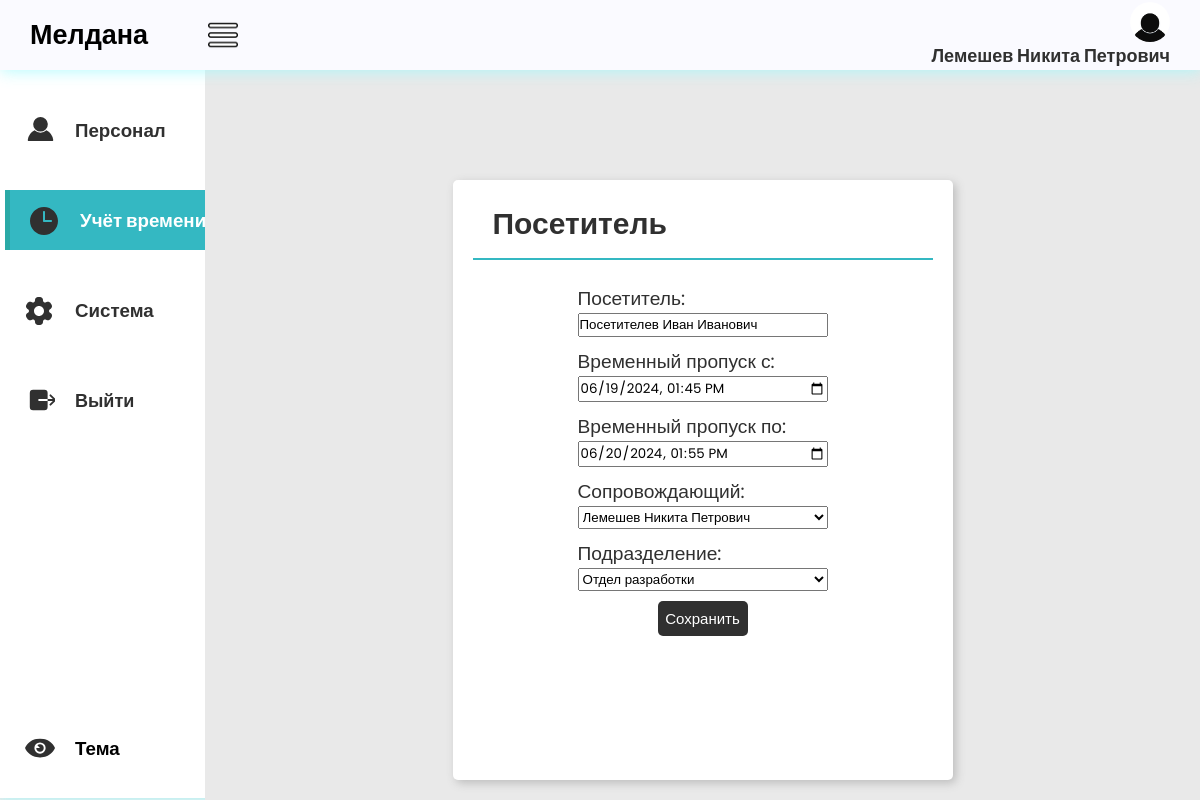
Page /visitor/5618ecc0-34ba-4a5a-8873-f594b8f8cca6/ (signed in) on the committed database.
### main/models.py (models this page shows, shortened)
class Staff(AbstractBaseUser, PermissionsMixin):
    id = models.UUIDField(primary_key=True, editable=False, default=uuid.uuid4)
    fio = models.CharField(max_length=150, verbose_name='ФИО')
    email = models.EmailField(max_length=254, unique=True, verbose_name='E-mail')
    phone_number = models.CharField(max_length=12, unique=True, null=True, blank=True, verbose_name='Номер телефона')
    dob = models.DateField(null=True, blank=True, verbose_name='Дата рождения')
    employee_slug = models.SlugField(max_length=150, unique=True, blank=True, null=True, verbose_name='URL')
    date_join = models.DateTimeField(verbose_name='Дата регистрации', auto_now_add=True)
    last_login = models.DateTimeField(verbose_name='Дата последнего входа', auto_now=True)
    is_admin = models.BooleanField(default=False)
    is_staff = models.BooleanField(default=True)
    is_superuser = models.BooleanField(default=False)
    image = models.ImageField(upload_to='personal_photo', null=True, blank=True, verbose_name='Фотография')
    division = models.ForeignKey(Divisions, on_delete=models.SET_NULL, null=True, blank=True, verbose_name='Подразделение')
    time = models.ForeignKey(WorkSchedule, on_delete=models.SET_NULL, null=True, blank=True, verbose_name='Тип графика')
    post = models.ForeignKey(Posts, on_delete=models.SET_NULL, null=True, blank=True, verbose_name='Должность')
    pattern = models.ForeignKey(Patterns, on_delete=models.SET_NULL, null=True, blank=True, verbose_name='Шаблон доступа')
    objects = CustomUserManager()
    USERNAME_FIELD = 'email'
    REQUIRED_FIELDS = ['fio']
    class Meta:
        verbose_name = 'Персонал'
        verbose_name_plural = 'Сотрудники'
    def __str__(self):
        return self.fio

class Visiting(models.Model):
    id = models.UUIDField(primary_key=True, editable=False, default=uuid.uuid4)
    visitor = models.CharField(max_length=150, verbose_name='Посетитель')
    start_date = models.DateTimeField(blank=True, null=True, verbose_name='Временный пропуск с:')
    end_date = models.DateTimeField(blank=True, null=True, verbose_name='Временный пропуск по:')
    visitor_slug = models.SlugField(max_length=150, unique=True, blank=True, null=True, verbose_name='URL')
    maintainer = models.ForeignKey(Staff, on_delete=models.SET_NULL, null=True,
                                   blank=True,
                                   verbose_name='Сопровождающий')
    division = models.ForeignKey(Divisions, on_delete=models.SET_NULL, default='Отдел логистики', null=True,
                                 blank=True,
                                 verbose_name='Подразделение')
    class Meta:
        verbose_name = 'Посетителя'
        verbose_name_plural = 'Посещения'

class Divisions(models.Model):
    DIVISIONS = [
        ('Руководство', 'Руководство'),
        ('Отдел разработки', 'Отдел разработки'),
        ('Отдел бухгалтерии', 'Отдел бухгалтерии'),
        ('Отдел экономики', 'Отдел экономики'),
    ]
    id = models.UUIDField(primary_key=True, editable=False, default=uuid.uuid4)
    division = models.CharField(max_length=75, choices=DIVISIONS, default="ГД", verbose_name='Подразделение')
    division_number = models.CharField(max_length=12, blank=True, null=True, verbose_name='Подразделение - телефон')
    division_description = models.CharField(max_length=100, blank=True, null=True,
                                            verbose_name='Описание подразделения')
    division_slug = models.SlugField(max_length=150, unique=True, blank=True, null=True, verbose_name='URL')
    class Meta:
        verbose_name = 'Подразделение'
        verbose_name_plural = 'Подразделения'
    def __str__(self):
        return self.division

### main/views.py (the view)
# urls.py: path('visitor/<slug:visitor_slug>/', views.visitor_detail, name='visitor_detail'),
@user_passes_test(superuser_check, login_url='/404')
def visitor_detail(request, visitor_slug):
    visitor = get_object_or_404(Visiting, visitor_slug=visitor_slug)
    if request.method == 'POST':
        form = VisitForm(request.POST, instance=visitor)
        if form.is_valid():
            form.save()
            return redirect('main:visitor_detail', visitor_slug=visitor.visitor_slug)
    else:
        form = VisitForm(instance=visitor)
    context = {
        'form': form,
        'visitor': visitor,
    }
    return render(request, 'acms_page/visitor/visitor_detail.html', context)

### main/forms.py (shortened to what this page needs)
class VisitForm(forms.ModelForm):
    class Meta:
        model = Visiting
        fields = ['visitor', 'start_date', 'end_date', 'maintainer', 'division']
        widgets = {
            'start_date': DateTimeInput(attrs={'type': 'datetime-local'}, format='%Y-%m-%dT%H:%M'),
            'end_date': DateTimeInput(attrs={'type': 'datetime-local'}, format='%Y-%m-%dT%H:%M'),
        }
    def __init__(self, *args, **kwargs):
        super(VisitForm, self).__init__(*args, **kwargs)
        self.fields['start_date'].input_formats = ('%Y-%m-%dT%H:%M',)
        self.fields['end_date'].input_formats = ('%Y-%m-%dT%H:%M',)

### main/views.py (called while the page is built)
def superuser_check(user):
    return user.is_superuser

### templates/acms_page/visitor/visitor_detail.html (shortened to what this page needs)
{% extends "acms_page/base.html" %}
{% load static %}
{% block nav1 %}"nav-option option2"{% endblock %}
{% block nav2 %}"nav-option option1"{% endblock %}
{% block nav4 %}"nav-option option4"{% endblock %}
{% block main %}
    <div class="main">
        <div class="report-container">
            <div class="report-header">
                <h1 class="recent-Articles">Посетитель</h1>
            </div>
            <div class="report-body">
                <form class="form-1"  method="post">
                    {{ form.as_p }}
                    <button class="view" type="submit">Сохранить</button>
                </form>
            </div>
        </div>
    </div>
{% endblock %}

### templates/acms_page/base.html (shortened to what this page needs)
{% load static %}
<!DOCTYPE html>
<html lang="en">
<head>
    <link rel="stylesheet"
          href="{% static 'css/style.css'%}">
    <link rel="stylesheet"
          href="{% static 'css/responsive.css'%}">
</head>
<body class="light-theme">
    <header>
        <div class="logosec">
            <div class="logo">Мелдана</div>
            <img src="{% static 'img/menu.png' %}"
                class="icn menuicn"
                id="menuicn"
                alt="menu-icon">
        </div>
        <a href="{% url 'main:user_info' %}">
            <div class="message">
                <div class="dp">
                    {% if user.is_authenticated %}
                         <img src= "{{ user.image.url }}"
                              class="dpicn"
                              alt="dp">
                    {% endif %}
                  </div>
                {% if user.is_authenticated %}
                    <h3 class="re">{{ user.fio }}</h3>
                {% endif %}
            </div>
        </a>
    </header>
    <div class="main-container">
        <div class="navcontainer">
            <nav class="nav">
                <div class="nav-upper-options">
                    <a href="{% url 'main:acms_personal' %}">
                    <div class={% block nav1%}{% endblock %}>
                        <h3> Персонал</h3>
                    </div>
                    </a>
                    <a href="{% url 'main:acms_clock' %}">
                    <div class={% block nav2%}{% endblock %} id="clock">
                        <h3>Учёт времени</h3>
                    </div>
                    </a>
                    <a href="{% url 'main:acms_settings' %}">
                    <div class={% block nav4%}{% endblock %}>
                        <h3>Система</h3>
                    </div>
                    </a>
                        <form action="{% url 'main:logout' %}" method="post">
                            <button id='tre' class='nav-option1' type="submit"><h3 class="re">Выйти</h3></button>
                        </form>
                </div>
                <div class="nav-option" id="themeToggle">
                    <h3>Тема</h3>
                </div>
            </nav>
        </div>
        {% block main %}
        {% endblock %}
    </div>
</body>
</html>

### static/css/style.css (style rules this page uses)
* { margin: 0; padding: 0; box-sizing: border-box; font-family: "Poppins", sans-serif; }
body { background-color: var(--background-color4); max-width: 100%; overflow-x: hidden; }
body.light-theme { --background-color1: #fafaff; --background-color2: #ffffff; --background-color3: #cccccc6e; --background-color4: #cccccc6e; --primary-color: #303030; --secondary-color: rgb(52, 184, 194); --Border-color: rgb(52, 184, 194); --one-use-color: #31b8bd; --two-use-color: #30cbc9; --a-color: #303030; --reportcontainer-color: #ffffff; --reportartic-color: #303030; --view-color: #ffffff; --reportcontainershadow-color: rgb(188, 188, 188); --navhover-color1: #6fa19f; --navhover-color2: #9cd3d8; }
header { height: 70px; width: 100vw; padding: 0 30px; background-color: var(--background-color1); position: fixed; z-index: 100; box-shadow: 1px 1px 15px rgba(161, 250, 253, 0.825); display: flex; justify-content: space-between; align-items: center; }
.logo { font-size: 27px; font-weight: 600; color: var(--logo-color); }
.icn { height: 30px; }
.menuicn { cursor: pointer; }
.searchbar, .message, .logosec { display: flex; align-items: center; justify-content: center; }
.logosec { gap: 60px; }
.message { gap: 0px; position: relative; cursor: pointer; display: flex; flex-direction: column; align-items: flex-end; }
.dp { height: 40px; width: 40px; background-color: #626262; border-radius: 50%; display: flex; align-items: center; justify-content: center; overflow: hidden; }
.main-container { display: flex; width: 100vw; position: relative; top: 70px; z-index: 1; }
.dpicn { height: 42px; }
a { text-decoration: none; color: var(--a-color); }
.main { height: calc(100vh - 70px); width: 100%; overflow-y: scroll; overflow-x: hidden; padding: 40px 30px 30px 30px; }
.nav { min-height: 91vh; width: 250px; background-color: var(--background-color2); position: absolute; top: 0px; left: 00; box-shadow: 1px 1px 10px rgba(161, 250, 253, 0.825); display: flex; flex-direction: column; justify-content: space-between; align-items: center; overflow: hidden; padding: 30px 0 20px 10px; }
.navcontainer { height: calc(100vh - 70px); width: 250px; position: relative; overflow-y: scroll; overflow-x: hidden; transition: all 0.5s ease-in-out; }
.nav-option { width: 250px; height: 60px; display: flex; align-items: center; padding: 0 30px 0 20px; gap: 20px; transition: all 0.1s ease-in-out; }
svg { fill: var(--primary-color); }
.nav-upper-options { display: flex; flex-direction: column; align-items: center; gap: 30px; }
.option1 { border-left: 5px solid #27a29aaf; background-color: var(--Border-color); color: white; cursor: pointer; }
.report-container { min-height: 300px; max-width: 1500px; margin: 70px auto 0px auto; background-color: var(--reportcontainer-color); border-radius: 5px; box-shadow: 3px 3px 10px var(--reportcontainershadow-color); padding: 0px 20px 20px 20px; }
.report-header { height: 80px; width: 100%; display: flex; align-items: center; justify-content: space-between; padding: 20px 20px 10px 20px; border-bottom: 2px solid rgb(52, 184, 194); }
.recent-Articles { font-size: 30px; font-weight: 600; color: var(--reportartic-color); }
.view { height: 35px; width: 90px; border-radius: 5px; background-color: var(--a-color); color: var(--view-color); font-size: 15px; border: none; cursor: pointer; }
.report-body { max-width: 100%; overflow-x: auto; padding: 20px; color: var(--primary-color); }
#themeToggle { color: var(--logo-color); }

### templates/acms_page/base.html (style rules this page uses)
.nav-option1 { width: 250px; height: 60px; display: flex; align-items: center; padding: 0 30px 0 20px; gap: 20px; transition: all 0.1s ease-in-out; background-color: var(--background-color2); border: none; }
.re { font-family: "Poppins", sans-serif; font-size: 18px; color: var(--a-color); }

### templates/acms_page/visitor/visitor_detail.html (style rules this page uses)
.report-container { max-width: 500px; height: 600px; }
.form-1 { display: flex; flex-direction: column; padding: 4px; flex-wrap: wrap; align-items: center; justify-content: space-between; }
.report-body p { display: flex; flex-direction: column; font-size: 1.2em; }
p { width: 250px; margin-bottom: 10px; font-size: 16px; }

### rows in the picture
Staff: image (picture), fio "Лемешев Никита Петрович"
Visiting: visitor "Посетителев Иван Иванович", start_date "06/19/2024 13:45", end_date "06/20/2024 13:55", maintainer "Лемешев Никита Петрович"
Divisions: division "Отдел разработки"
